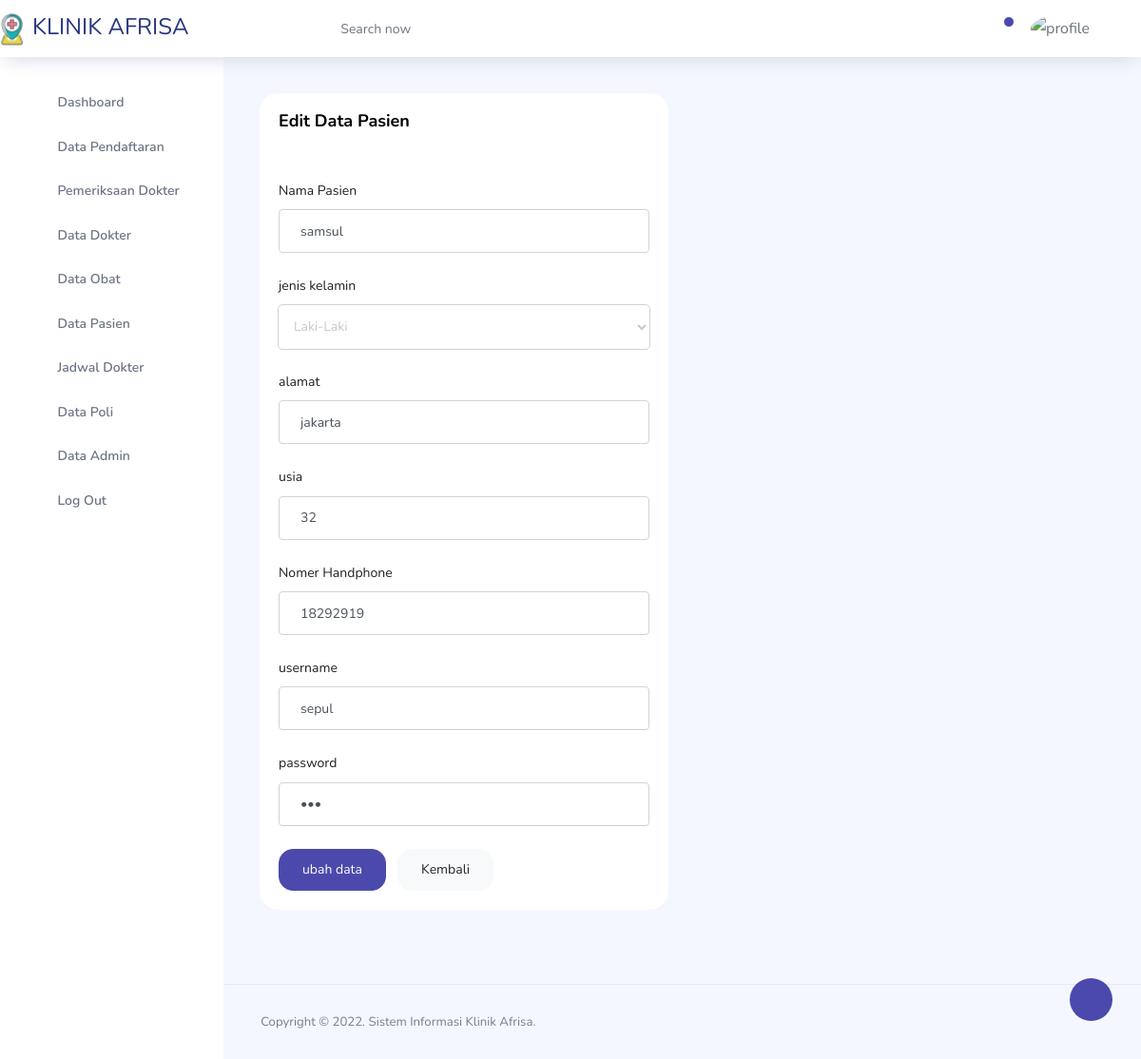
Screenshot of /admin/admin/edit_pasien.php?aksi=edit&id_user=pasien6964 with the database file from the repository.
### tables this page shows
CREATE TABLE `pasien` (
  `id_user` varchar(10) NOT NULL,
  `nama_pasien` varchar(100) NOT NULL,
  `alamat` varchar(50) NOT NULL,
  `no_hp` varchar(14) NOT NULL,
  `username` varchar(50) NOT NULL,
  `password` text NOT NULL,
  `level` varchar(15) NOT NULL,
  `gambar` text NOT NULL,
  `jenis_kelamin` varchar(55) NOT NULL,
  `usia` int(11) NOT NULL,
  `tgl_lahir` date NOT NULL
);

### admin/admin/edit_pasien.php (the view, shortened to what this page needs)
<?php
include 'template/header.php';
include 'template/navbar.php';
?>
      <div class="main-panel">
        <div class="content-wrapper">
          <div class="row">
            <div class="col-md-6 grid-margin stretch-card">
              <div class="card">
 <?php
            $id_user = $_GET['id_user'];
      $sql = mysqli_query($kon, "SELECT * FROM pasien WHERE id_user='$id_user'");
      if(mysqli_num_rows($sql) == 0){
        header("Location: datapasien.php");
      }else{
        $row = mysqli_fetch_assoc($sql);
      }
      ?>
                <div class="card-body">
                  <h4 class="card-title">Edit data pasien</h4>
                  <p class="card-description">
                   <BR>
                  </p>
                   <form class="form-horizontal style-form" action="" method="post" enctype="multipart/form-data" name="form1" id="form1">
                    <div class="form-group">
                      <label for="exampleInputEmail1">Nama Pasien</label>
                    <input type="text" class="form-control" id="nama_pasien" name="nama_pasien" value="<?php echo $row['nama_pasien']; ?>" placeholder="Enter Full Name">
                    </div>
                    <div class="form-group">
                      <label for="exampleInputEmail1">jenis kelamin</label>
                    <select name="jenis_kelamin" id="jenis_kelamin" class="form-control">
                                    <option value="Laki-Laki">Laki-Laki</option>
              </select>
                    </div>
                    <div class="form-group">
                      <label for="exampleInputEmail1">alamat</label>
                    <input type="text" class="form-control" id="alamat" name="alamat" value="<?php echo $row['alamat']; ?>" placeholder="alamat">
                    </div>
                     <div class="form-group">
                      <label for="exampleInputEmail1">usia</label>
                    <input type="text" class="form-control" id="usia" name="usia" value="<?php echo $row['usia']; ?>" placeholder="usia">
                    </div>
                     <div class="form-group">
                      <label for="exampleInputEmail1">Nomer Handphone</label>
                      <input type="text" class="form-control" id="no_hp" name="no_hp" value="<?php echo $row['no_hp']; ?>" placeholder="Enter Mobile Number">
                    </div>
                     <div class="form-group">
                      <label for="exampleInputEmail1">username</label>
                     <input type="text" class="form-control" id="username" name="username" value="<?php echo $row['username']; ?>" placeholder="username">
                    </div>
                  <div class="form-group">
                      <label for="exampleInputEmail1">password</label>
                    <input type="password" class="form-control" id="password" name="password" value="<?php echo $row['password']; ?>" placeholder="Password">
                    </div>
                    <button type="submit" name="update"  class="btn btn-primary mr-2">ubah data</button>
                    <button class="btn btn-light">Kembali</button>
                  </form>
                </div>
              </div>
            </div>
             </div>
            </div>
      <?php include 'template/footer.php'; ?>
      </div>
    </div>
  </div>
</body>
</html>

### rows the page displays
pasien: nama_pasien "samsul", alamat "jakarta", usia "32", no_hp "18292919", username "sepul"
